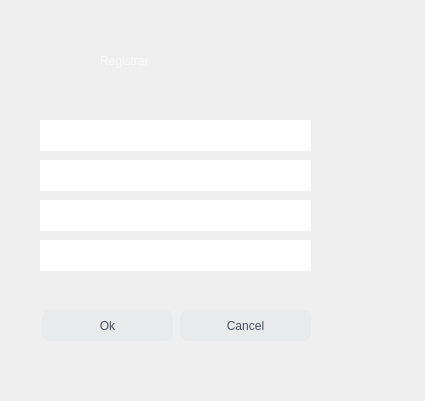
<?xml version="1.0" encoding="UTF-8"?>
<ui version="4.0">
 <class>OptainData</class>
 <widget class="QWidget" name="OptainData">
  <property name="geometry">
   <rect>
    <x>0</x>
    <y>0</y>
    <width>425</width>
    <height>401</height>
   </rect>
  </property>
  <property name="windowTitle">
   <string>Form</string>
  </property>
  <widget class="QGroupBox" name="groupBox">
   <property name="geometry">
    <rect>
     <x>10</x>
     <y>10</y>
     <width>341</width>
     <height>361</height>
    </rect>
   </property>
   <property name="styleSheet">
    <string notr="true">color: rgb(161, 167, 185);
font: 12pt &quot;JetBrains Mono&quot;;
border-radius: 20px</string>
   </property>
   <property name="title">
    <string/>
   </property>
   <widget class="QLineEdit" name="exc_number_le">
    <property name="geometry">
     <rect>
      <x>30</x>
      <y>110</y>
      <width>271</width>
      <height>31</height>
     </rect>
    </property>
    <property name="focusPolicy">
     <enum>Qt::ClickFocus</enum>
    </property>
    <property name="styleSheet">
     <string notr="true"/>
    </property>
    <property name="text">
     <string>  </string>
    </property>
    <property name="dragEnabled">
     <bool>true</bool>
    </property>
    <property name="cursorMoveStyle">
     <enum>Qt::LogicalMoveStyle</enum>
    </property>
   </widget>
   <widget class="QLineEdit" name="exc_name_le">
    <property name="geometry">
     <rect>
      <x>30</x>
      <y>150</y>
      <width>271</width>
      <height>31</height>
     </rect>
    </property>
    <property name="styleSheet">
     <string notr="true"/>
    </property>
    <property name="text">
     <string>  </string>
    </property>
   </widget>
   <widget class="QLineEdit" name="exc_cant_turist_le">
    <property name="geometry">
     <rect>
      <x>30</x>
      <y>190</y>
      <width>271</width>
      <height>31</height>
     </rect>
    </property>
    <property name="styleSheet">
     <string notr="true"/>
    </property>
    <property name="text">
     <string/>
    </property>
    <property name="dragEnabled">
     <bool>false</bool>
    </property>
   </widget>
   <widget class="QLineEdit" name="exc_precio_le">
    <property name="geometry">
     <rect>
      <x>30</x>
      <y>230</y>
      <width>271</width>
      <height>31</height>
     </rect>
    </property>
    <property name="styleSheet">
     <string notr="true"/>
    </property>
    <property name="text">
     <string/>
    </property>
   </widget>
   <widget class="QPushButton" name="add_btn">
    <property name="geometry">
     <rect>
      <x>32</x>
      <y>300</y>
      <width>131</width>
      <height>31</height>
     </rect>
    </property>
    <property name="focusPolicy">
     <enum>Qt::WheelFocus</enum>
    </property>
    <property name="styleSheet">
     <string notr="true">background-color: rgb(232, 234, 236);
color: rgb(73, 79, 93);
border-radius: 8px</string>
    </property>
    <property name="text">
     <string>Ok</string>
    </property>
   </widget>
   <widget class="QPushButton" name="cancel_btn">
    <property name="geometry">
     <rect>
      <x>170</x>
      <y>300</y>
      <width>131</width>
      <height>31</height>
     </rect>
    </property>
    <property name="styleSheet">
     <string notr="true">background-color: rgb(232, 234, 236);
color: rgb(73, 79, 93);
border-radius: 8px</string>
    </property>
    <property name="text">
     <string>Cancel</string>
    </property>
   </widget>
   <widget class="QLabel" name="label">
    <property name="geometry">
     <rect>
      <x>90</x>
      <y>10</y>
      <width>181</width>
      <height>81</height>
     </rect>
    </property>
    <property name="styleSheet">
     <string notr="true">color: rgb(249, 249, 249);
font: 28pt &quot;Droid Sans [1ASC]&quot;;
background-color: rgba(255, 255, 255, 0);</string>
    </property>
    <property name="text">
     <string>Registrar</string>
    </property>
   </widget>
  </widget>
 </widget>
 <resources/>
 <connections/>
</ui>
